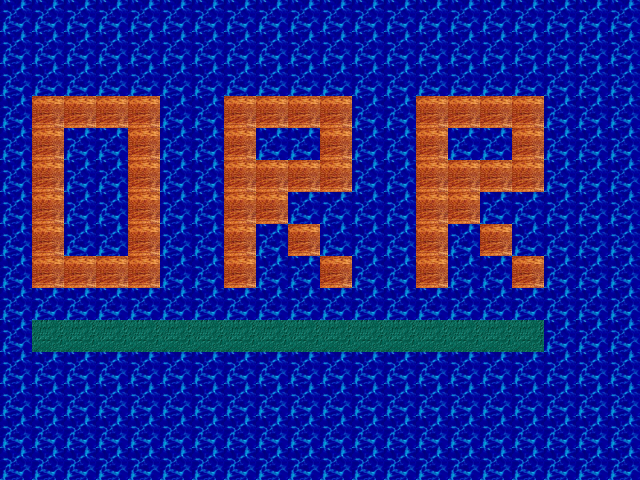

Rendered tile map (Tiled .tmx) drawn with the repository's tilesets; below, a short description and the map source with its tile grids summarised:
An orthogonal 20x15 tile map with 32x32 px tiles, 1 tile layer (Ground).

<map version="1.0" orientation="orthogonal" width="20" height="15" tilewidth="32" tileheight="32">
  <properties>
    <property name="name" value="Map_1" />
  </properties>
  <tileset firstgid="1" name="gimp" tilewidth="32" tileheight="32" spacing="0" margin="0">
    <properties />
    <image source="../resources/graphics/tilesets/gimp.png" width="256" height="576" />
  </tileset>
  <layer name="Ground" width="20" height="15">
    <properties />
    <data>[300 cells, 300 non-empty, 3 distinct tile ids]</data>
  </layer>
</map>